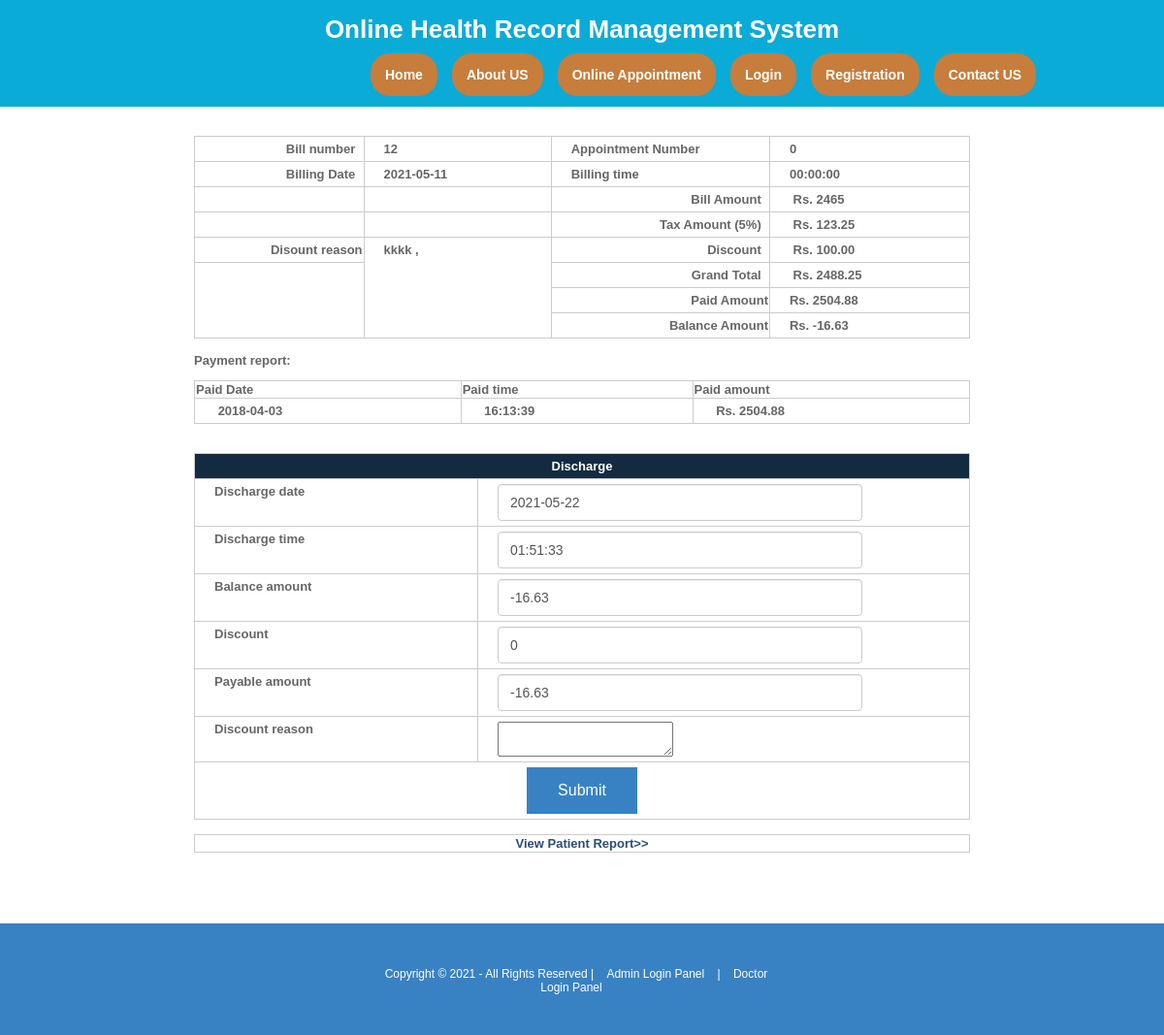
Screenshot of /paymentdischarge.php with the database file from the repository.
### tables this page shows
CREATE TABLE `billing` (
  `billingid` int(10) NOT NULL,
  `patientid` int(10) NOT NULL,
  `appointmentid` int(10) NOT NULL,
  `billingdate` date NOT NULL,
  `billingtime` time NOT NULL,
  `discount` float(10,2) NOT NULL,
  `taxamount` float(10,2) NOT NULL,
  `discountreason` text NOT NULL,
  `discharge_time` time NOT NULL,
  `discharge_date` date NOT NULL
);

CREATE TABLE `payment` (
  `paymentid` int(10) NOT NULL,
  `patientid` int(10) NOT NULL,
  `appointmentid` int(10) NOT NULL,
  `paiddate` date NOT NULL,
  `paidtime` time NOT NULL,
  `paidamount` float(10,2) NOT NULL,
  `status` varchar(10) NOT NULL,
  `cardholder` varchar(50) NOT NULL,
  `cardnumber` int(25) NOT NULL,
  `cvvno` int(5) NOT NULL,
  `expdate` date NOT NULL
);

### viewpaymentreport.php (the view, shortened to what this page needs)
<?php
include("dbconnection.php");
?>
 <section class="container">
<?php
$sqlbilling_records ="SELECT * FROM billing WHERE appointmentid='$billappointmentid'";
$qsqlbilling_records = mysqli_query($con,$sqlbilling_records);
$rsbilling_records = mysqli_fetch_array($qsqlbilling_records);
?>
 	<table width="1713" border="3">
      <tbody>
        <tr>
          <th scope="col"><div align="right">Bill number &nbsp; </div></th>
          <td><?php echo $rsbilling_records[billingid]; ?></td>
          <td>Appointment Number &nbsp;</td>
          <td><?php echo $rsbilling_records[appointmentid]; ?></td>
        </tr>
        <tr>
          <th width="442" scope="col"><div align="right">Billing Date &nbsp; </div></th>
          <td width="413"><?php echo $rsbilling_records[billingdate]; ?></td>
          <td width="413">Billing time&nbsp; </td>
          	<td width="413"><?php echo $rsbilling_records[billingtime] ; ?></td>
        </tr>
		<tr>
          <th scope="col"><div align="right"></div></th>
          <td></td>
          <th scope="col"><div align="right">Bill Amount &nbsp; </div></th>
          <td><?php
		$sql ="SELECT * FROM billing_records where billingid='$rsbilling_records[billingid]'";
		$qsql = mysqli_query($con,$sql);
		$billamt= 0;
		while($rs = mysqli_fetch_array($qsql))
		{
			$billamt = $billamt +  $rs[bill_amount];
		}
?>
  &nbsp;Rs. <?php echo $billamt; ?></td>
        </tr>
        <tr>
          <th width="442" scope="col"><div align="right"></div></th>
          <td width="413">&nbsp;</td>
          <th width="442" scope="col"><div align="right">Tax Amount (5%) &nbsp; </div></th>
          <td width="413">&nbsp;Rs. <?php echo $taxamt = 5 * ($billamt / 100); ?></td>
       	</tr>
		<tr>
		  <th scope="col"><div align="right">Disount reason</div></th>
		  <td rowspan="4" valign="top"><?php echo $rsbilling_records[discountreason]; ?></td>
		  <th scope="col"><div align="right">Discount &nbsp; </div></th>
		  <td>&nbsp;Rs. <?php echo $rsbilling_records[discount]; ?></td>
	    </tr>
		<tr>
		  <th rowspan="3" scope="col">&nbsp;</th>
		  <th scope="col"><div align="right">Grand Total &nbsp; </div></th>
		  <td>&nbsp;Rs. <?php echo $grandtotal = ($billamt + $taxamt)  - $rsbilling_records[discount] ; ?></td>
	    </tr>
		<tr>
		  <th scope="col"><div align="right">Paid Amount </div></th>
		  <td>Rs. <?php
		  	$sqlpayment ="SELECT sum(paidamount) FROM payment where appointmentid='$billappointmentid'";
			$qsqlpayment = mysqli_query($con,$sqlpayment);
			$rspayment = mysqli_fetch_array($qsqlpayment);
			echo $rspayment[0];
		   ?></td>
	    </tr>
		<tr>
		  <th scope="col"><div align="right">Balance Amount</div></th>
		  <td>Rs. <?php echo $balanceamt = $grandtotal - $rspayment[0]  ; ?></td>
	    </tr>
      </tbody>
    </table>
   <p><strong>Payment report:</strong></p>
<?php
$sqlpayment = "SELECT * FROM payment where appointmentid='$billappointmentid'";
$qsqlpayment = mysqli_query($con,$sqlpayment);
if(mysqli_num_rows($qsqlpayment) == 0)
{
	echo "<strong>No transaction details found..</strong>";
}
else
{
?>
   <table width="840" border="3">
     <tbody>
       <tr>
         <th scope="col">Paid Date</th>
         <th scope="col">Paid time</th>
         <th scope="col">Paid amount</th>
       </tr>
<?php
		while($rspayment = mysqli_fetch_array($qsqlpayment))
		{
		?>
			   <tr>
				 <td>&nbsp;<?php echo $rspayment[paiddate]; ?></td>
				 <td>&nbsp;<?php echo $rspayment[paidtime]; ?></td>
				 <td>&nbsp;Rs. <?php echo $rspayment[paidamount]; ?></td>
			   </tr>
		<?php
		}
?>
     </tbody>
   </table>
<?php
}
?>
</section>

### layout/styles/layout.css (style rules this page uses)
html { overflow-y:scroll; }
body { margin:0; padding:0; font-size:13px; font-family:verdana, Arial, Helvetica, sans-serif; }

### layout/styles/tables.css (style rules this page uses)
table { width:100%; border-collapse:collapse; table-layout:auto; vertical-align:top; margin-bottom:15px; border:1px solid #CCCCCC; }
table tbody td { vertical-align:top; border-collapse:collapse; border-left:1px solid #CCCCCC; border-right:1px solid #CCCCCC; border-top:1px solid #CCCCCC; }
table thead th, table tbody td { padding:5px 20px; border-collapse:collapse; font-weight: bold; }

### rows the page displays
billing: billingid "12", appointmentid "0", billingdate "2021-05-11", billingtime "00:00:00", discountreason "kkkk ,", discount "100.00", discount "2488.25"
payment: paiddate "2018-04-03", paidtime "16:13:39", paidamount "2504.88"

### other values shown
$billamt "2465"
$taxamt = 5 * ($billamt / 100) "123.25"
$rspayment[0] "2504.88"
$balanceamt = $grandtotal - $rspayment[0] "-16.63"
